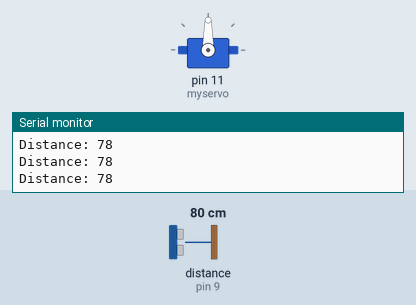
Simulated run of this sketch. Board: Arduino Uno, built with avr-gcc and run on an emulated ATmega328P. Shown: servo, the last lines printed to the serial monitor. Wiring (inferred from the names in the program): ultrasonic range finder: trigger pin 10; echo pin 9. Inputs (shaded band) come from the test bench; at power-on: distance to the obstacle (sensor on pin 9) 80 cm. The echo pulse lasts 58.3 µs per cm.

Above: at 1.2 s.
1.3 s: distance to the obstacle (sensor on pin 9) set to 55 cm
2.8 s: distance to the obstacle (sensor on pin 9) set to 45 cm
At 2.97 s:
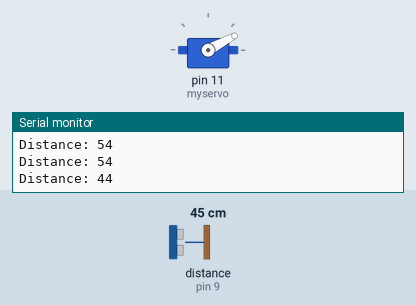
At 3.58 s:
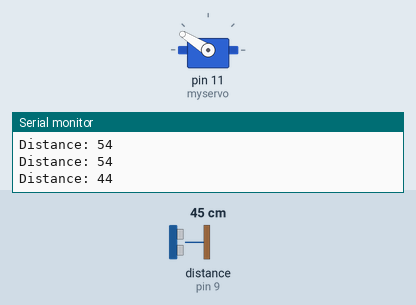
5.8 s: distance to the obstacle (sensor on pin 9) set to 250 cm
At 7.1 s:
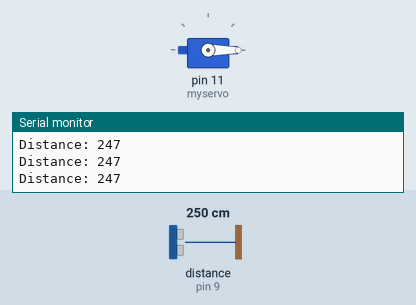
Timing chart, 0 to 8.8 s (numbered marks = the images above; inputs shaded):
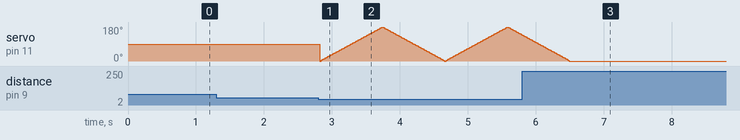

The sketch:

Arduino_code_for_automatic_sanitizetr_using_servo.ino
```cpp
const int trigPin = 10;
const int echoPin = 9;
// defines variables
long duration;
int distance;
#include<Servo.h>
Servo myservo;  // create servo object to control a servo
// twelve servo objects can be created on most boards
int pos = 0;
void setup() {
pinMode(trigPin, OUTPUT); // Sets the trigPin as an Output
pinMode(echoPin, INPUT); // Sets the echoPin as an Input
Serial.begin(9600); // Starts the serial communication
myservo.attach(11);

}
void loop() {
// Clears the trigPin
digitalWrite(trigPin, LOW);
delayMicroseconds(2);
// Sets the trigPin on HIGH state for 10 micro seconds
digitalWrite(trigPin, HIGH);
delayMicroseconds(10);
digitalWrite(trigPin, LOW);
// Reads the echoPin, returns the sound wave travel time in microseconds
duration = pulseIn(echoPin, HIGH);
// Calculating the distance
distance= duration*0.034/2;
// Prints the distance on the Serial Monitor
Serial.print("Distance: ");
Serial.println(distance);
if(distance<50)
{
  servosweep();
}
}
void servosweep()
{
for (pos = 0; pos <= 180; pos += 1) { // goes from 0 degrees to 180 degrees
    // in steps of 1 degree
    myservo.write(pos);              // tell servo to go to position in variable 'pos'
    delay(5);                       // waits 15ms for the servo to reach the position
  }
  for (pos = 180; pos >= 0; pos -= 1) { // goes from 180 degrees to 0 degrees
    myservo.write(pos);              // tell servo to go to position in variable 'pos'
    delay(5);                       // waits 15ms for the servo to reach the position

  }
}
```

Measured:
- the behaviour switches between 51 and 50 cm on distance to the obstacle (sensor on pin 9) (found by bisection; images 0 and 1)
- after the input at 5.8 s, servo on pin 11 (myservo): goes on until 6.5 s, then stays 0°
